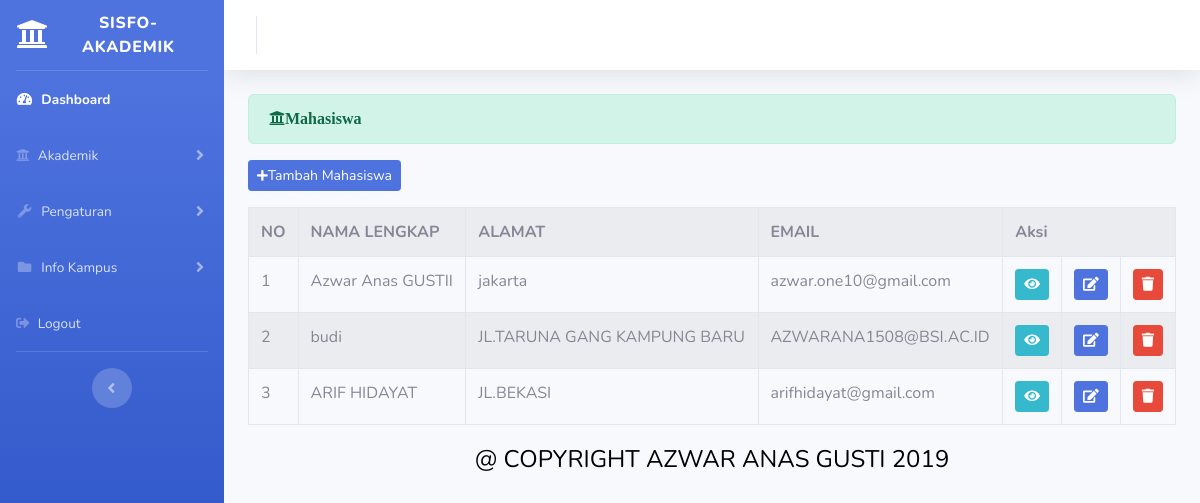
/index.php/administrator/mahasiswa, run on the app's committed database.
### tables this page shows
CREATE TABLE `mahasiswa` (
  `id` int(11) NOT NULL,
  `nim` varchar(11) NOT NULL,
  `nama_lengkap` varchar(120) NOT NULL,
  `alamat` varchar(255) NOT NULL,
  `email` varchar(120) NOT NULL,
  `telepon` varchar(20) NOT NULL,
  `tempat_lahir` varchar(120) NOT NULL,
  `tanggal_lahir` date NOT NULL,
  `jenis_kelamin` varchar(120) NOT NULL,
  `nama_prodi` varchar(120) NOT NULL,
  `photo` varchar(255) NOT NULL
);

### application/controllers/administrator/mahasiswa.php (called while the page is built, shortened)
<?php
class Mahasiswa extends CI_Controller{
	public function index()
{
      $data['mahasiswa']  = $this->mahasiswa_model->tampil_data('mahasiswa')->result();
       $data['prodi']  = $this->prodi_model->tampil_data('prodi')->result();
		$this->load->view('templates_administrator/header');
		$this->load->view('templates_administrator/sidebar');
		$this->load->view('administrator/mahasiswa',$data);
		$this->load->view('templates_administrator/footer');
}
	}

### index.php (called while the page is built, shortened)
<?php
require_once BASEPATH.'core/CodeIgniter.php';

### application/models/mahasiswa_model.php (called while the page is built, shortened)
<?php
class Mahasiswa_model extends CI_Model
{
	public function tampil_data($table)
	{
        return $this->db->get($table);
	}
		}

### application/views/administrator/mahasiswa.php (the view, shortened to what this page needs)
<div class="container-fluid">
	 <div class="alert alert-success" role="alert">
   <i class="fas fa-university">Mahasiswa </i>
       </div>
        <?php echo anchor('administrator/mahasiswa/tambah_mahasiswa','<button class="btn btn-sm btn-primary mb-3"><i class=" fas fa-plus fa-sm"></i>Tambah Mahasiswa </button>') ?>
	 <table class="table table-bordered table-striped table-hover">
     <tr>
     	<th>NO</th>
     	<th>NAMA LENGKAP</th>
        <th>ALAMAT</th>
         <th>EMAIL</th>
        <th colspan="3">Aksi</th>
    </tr>
      <?php
    $no = 1;
    foreach ($mahasiswa as $mhs) : ?>
    	<tr>
    		<td width="20px"><?php echo $no++ ?></td>
    		<td><?php echo $mhs->nama_lengkap ?></td>
    		<td><?php echo $mhs->alamat ?></td>
    		<td><?php echo $mhs->email ?></td>
    		<td width="20px"><?php echo anchor('administrator/mahasiswa/detail/'. $mhs->id,'<div class="btn btn-sm btn-info"><i class="fa fa-eye"></i></div>') ?></td>
    		<td width="20px"><?php echo anchor('administrator/mahasiswa/update/'. $mhs->id,'<div class="btn btn-sm btn-primary"><i class="fa fa-edit"></i></div>') ?></td>
    	    <td width="20px"><?php echo anchor('administrator/mahasiswa/delete/'. $mhs->id,'<div class="btn btn-sm btn-danger"><i class="fa fa-trash"></i></div>') ?></td>
    	</tr>
    	 <?php endforeach; ?>
</table>
</div>

### data on the page
mahasiswa: nama_lengkap "Azwar Anas GUSTII", alamat "jakarta", email "azwar.one10@gmail.com"
mahasiswa: nama_lengkap "budi", alamat "JL.TARUNA GANG KAMPUNG BARU", email "AZWARANA1508@BSI.AC.ID"
mahasiswa: nama_lengkap "ARIF HIDAYAT", alamat "JL.BEKASI", email "arifhidayat@gmail.com"
